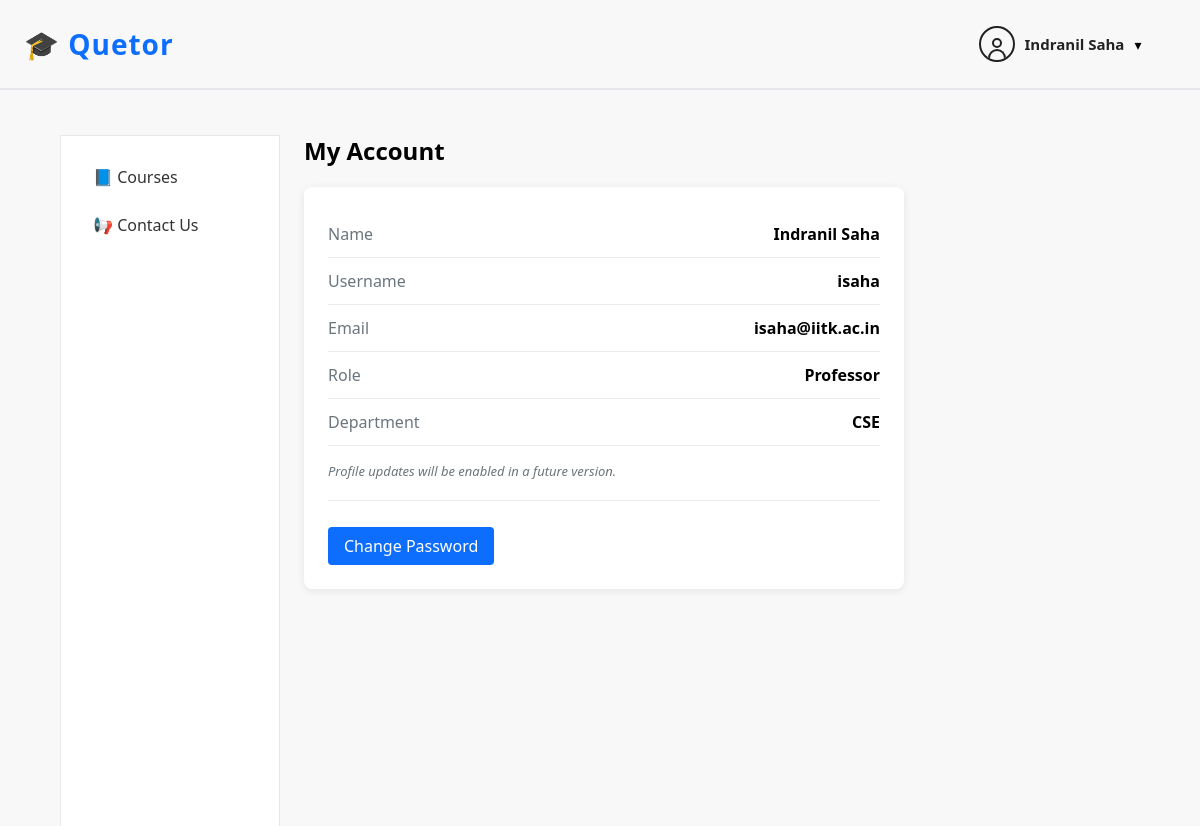
Screenshot of /courses/account/ (signed in) with the database file from the repository.
### users/models.py (models this page shows, shortened)
class User(AbstractUser):
    ROLE_CHOICES = [
        ('student', 'Student'),
        ('professor', 'Professor'),
        ('ta', 'Teaching Assistant'),
        ('admin', 'Admin'),
    ]
    role = models.CharField(
        max_length=20,
        choices=ROLE_CHOICES,
        default='student'
    )
    department = models.CharField(max_length=100, blank=True)

### courses/views.py (the view)
# urls.py: path("account/", my_account),
@login_required
def my_account(request):
    return render(request, "account/my_account.html", {"nav_active": "account"})

### templates/account/my_account.html
{% extends "courses/base.html" %}
{% load static %}
{% block content %}
<h2>My Account</h2>
<div class="account-card">
  <div class="account-row">
    <span class="label">Name</span>
    <span class="value">{{ request.user.get_full_name }}</span>
  </div>
  <div class="account-row">
    <span class="label">Username</span>
    <span class="value">{{ request.user.username }}</span>
  </div>
  <div class="account-row">
    <span class="label">Email</span>
    <span class="value">{{ request.user.email }}</span>
  </div>
  <div class="account-row">
    <span class="label">Role</span>
    <span class="value">{{ request.user.role|title }}</span>
  </div>
  <div class="account-row">
    <span class="label">Department</span>
    <span class="value">{{ request.user.department|default:"—" }}</span>
  </div>
  <div class="account-note">
    Profile updates will be enabled in a future version.
  </div>
  <div class="account-actions">
    <a href="{% url 'password_change' %}" class="btn">Change Password</a>
  </div>
</div>
{% endblock %}

### templates/courses/includes/header.html (shortened to what this page needs)
{% load static %}
<header class="topbar">
  <div class="topbar-left">
    <span class="logo-text">🎓 Quetor</span>
  </div>
  <div class="profile-wrapper">
    <div class="profile-trigger" onclick="toggleProfileDropdown()">
      <div class="profile-icon">
        <div class="profile-head"></div>
        <div class="profile-body"></div>
      </div>
      <span class="profile-name">
        {{ request.user.get_full_name|default:request.user.username }}
      </span>
      <span class="chevron">▾</span>
    </div>
  </div>
</header>

### static/css/courses.css (style rules this page uses)
* { box-sizing: border-box; }
body { margin: 0; font-family: "Segoe UI", Arial, sans-serif; background: #ffffff; }
.profile-wrapper { margin-right: 3%; }
.profile-icon { width: 36px; height: 36px; border: 2px solid #222; border-radius: 50%; position: relative; cursor: pointer; overflow: hidden; }
.profile-head { width: 10px; height: 10px; bottom:-3px; border: 2px solid #222; border-radius: 50%; position: absolute; top: 10px; left: 50%; transform: translateX(-50%); background: transparent; transition: background 0.2s ease; }
.profile-body { width: 18px; height: 10px; border: 2px solid #222; border-bottom: none; border-radius: 10px 10px 0 0; position: absolute; bottom: 1px; left: 50%; transform: translateX(-50%); background: transparent; transition: background 0.2s ease; }
.profile-name { font-size: 14px; font-weight: 500; }
.btn { display: inline-block; margin-top: 10px; padding: 6px 12px; background: #e9ecef; border-radius: 4px; text-decoration: none; color: black; }
.profile-wrapper { position: relative; display: flex; align-items: center; }
.profile-trigger { display: flex; align-items: center; gap: 10px; cursor: pointer; }
.profile-icon { width: 36px; height: 36px; border: 2px solid #222; border-radius: 50%; display: flex; align-items: center; justify-content: center; }
.profile-name { font-size: 15px; font-weight: 600; color: #222; }
.chevron { font-size: 14px; }
.topbar { height: 90px; display: flex; justify-content: space-between; align-items: center; padding: 0 24px; border-bottom: 2px solid #e5e7eb; background: #f8f8f8; }
.topbar-left { width: 200px; display: flex; align-items: center; gap: 12px; }
.logo-text { font-size: 28px; font-weight: 700; color: #0d6efd; font-family: "open sans", sans-serif; letter-spacing: 1px; }
.account-card { max-width: 600px; background: #ffffff; padding: 24px; border-radius: 8px; box-shadow: 0 2px 8px rgba(0,0,0,0.08); }
.account-row { display: flex; justify-content: space-between; padding: 12px 0; border-bottom: 1px solid #e9ecef; }
.account-row .label { color: #6c757d; font-weight: 500; }
.account-row .value { font-weight: 600; }
.account-note { margin-top: 16px; font-size: 13px; color: #6c757d; font-style: italic; }
.account-actions { margin-top: 20px; padding-top: 16px; border-top: 1px solid #e9ecef; }
.account-actions .btn { background: #0d6efd; color: #fff; padding: 8px 16px; }

### rows the page displays
User: user.get_full_name "Indranil Saha", user.username "isaha", user.email "isaha@iitk.ac.in", user.role "Professor", user.department "CSE"
